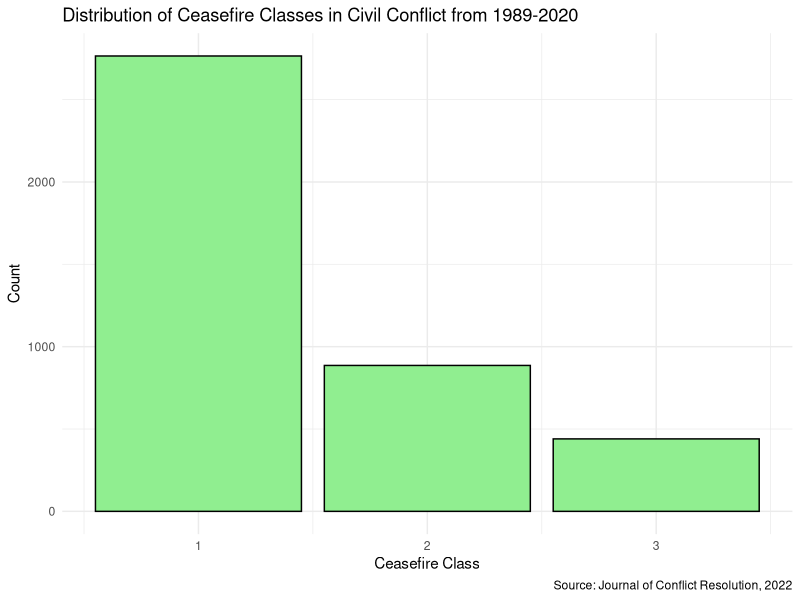
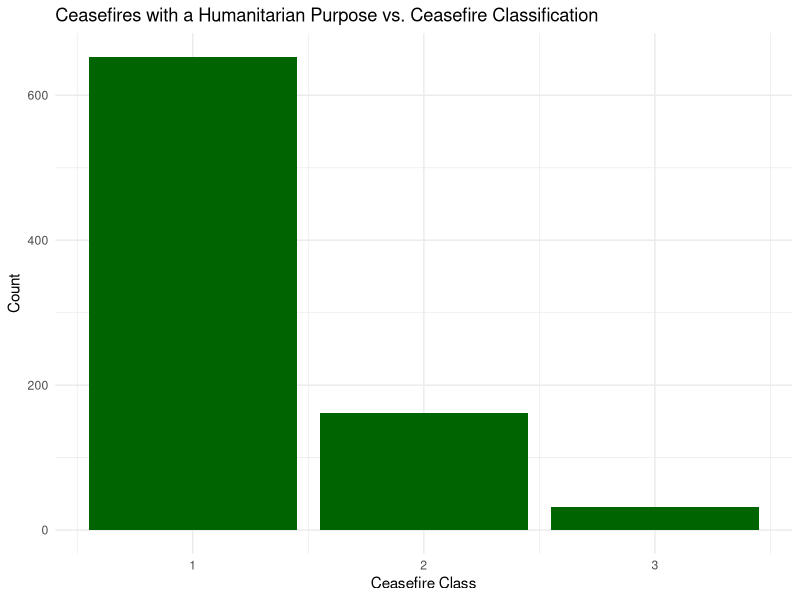
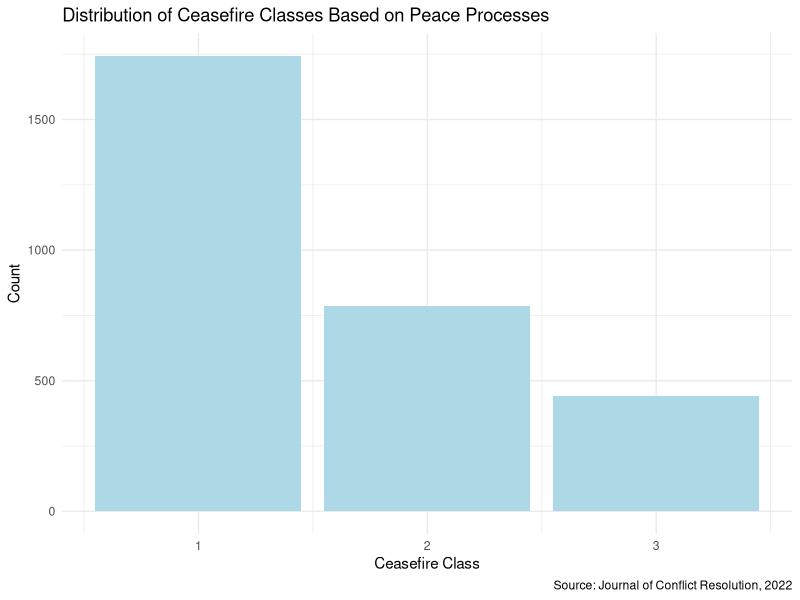

R code for these plots, in order:
## ---- chunk 1
library(tidyverse)
## ---- chunk 2
ceasefire <- read_csv("data/CFD.csv")
## ---- chunk 3
ggplot(ceasefire, aes(x = ceasefire_class)) + 
  geom_bar(fill = "lightgreen", color = "black") +
  labs(title = "Distribution of Ceasefire Classes in Civil Conflict from 1989-2020",
       x = "Ceasefire Class",
       y = "Count",
       caption = "Source: Journal of Conflict Resolution, 2022") +
  theme_minimal()
       
  
## ---- chunk 4
humanitarian_purpose <- ceasefire |> 
  filter (p_humanitarian == 1)

humanitarian_purpose
## ---- chunk 5
human_bar <- ggplot(humanitarian_purpose, aes(x = ceasefire_class)) +
  geom_bar(fill = "darkgreen") +
  labs(x = "Ceasefire Class",
       y = "Count",
       title = "Ceasefires with a Humanitarian Purpose vs. Ceasefire Classification") + 
  theme_minimal()

human_bar
## ---- chunk 6
peace_process <- ceasefire |> 
  filter (p_peaceprocess == 1) 

peace_process
## ---- chunk 7
peace_bar <- ggplot(peace_process, aes(x = ceasefire_class)) +
  geom_bar(fill = "lightblue") +
  labs(x = "Ceasefire Class",
       y = "Count",
       title = "Distribution of Ceasefire Classes Based on Peace Processes",
       caption = "Source: Journal of Conflict Resolution, 2022"
       ) +
  theme_minimal()

peace_bar
